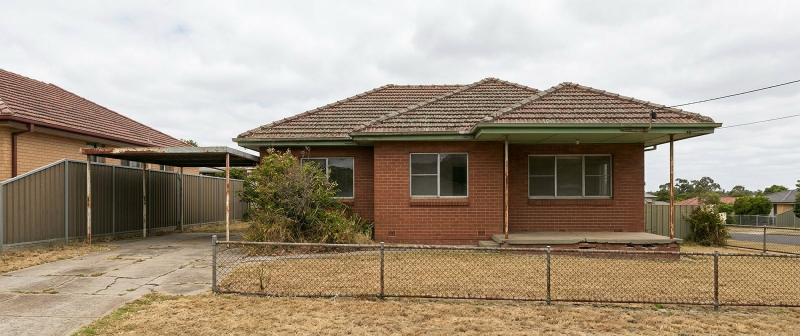
#> input picture assets/img/rb-a-old-house.jpg, 1600 x 672 px (shown at 1/2 size)
$ python gen_rebuild_video.py
#> lines starting #> are read from the running program, lines starting #| are printed output that depends on the picture
"""Knockdown-rebuild hero video, generated as two controlled segments.

    seg1  old lowset brick-and-tile  ->  cleared block   (demolition)
    seg2  cleared block              ->  their REAL photo (assembly)

Two segments rather than one, because a single clip asked to demolish AND
rebuild spends its whole budget on the transition and lands nowhere. Each
segment here has a fixed start and end frame, so the story beats are exact
and segment 2 is guaranteed to converge on the real house.
"""
import pathlib, urllib.request
from PIL import Image
import fal_client

ROOT = pathlib.Path(__file__).resolve().parents[1]
IMG = ROOT / "assets" / "img"
VID = ROOT / "assets" / "video"
VID.mkdir(parents=True, exist_ok=True)

FRAME_A = IMG / "rb-a-old-house.jpg"
FRAME_B = IMG / "rb-b-cleared.jpg"
REAL = IMG / "home-slide011607.jpg"
FRAME_C = IMG / "rb-c-real.jpg"

MODEL = "fal-ai/kling-video/v3/pro/image-to-video"

DEMO_PROMPT = (
    "Locked-off wide shot, camera does not move. The small old brick-and-tile house "
    "is demolished in front of us: roof tiles slide and collapse inward, the timber "
    "roof frame folds down, the brick walls crumble and topple in on themselves in a "
    "billowing cloud of grey dust, the carport buckles and drops. The rubble is then "
    "cleared away and the ground is levelled to bare sandy earth, the chain-wire fence "
    "comes down, and a clean new concrete slab is revealed. Dust drifts across frame "
    "and settles. Photorealistic construction documentary footage, overcast daylight, "
    "no people, no text."
)

BUILD_PROMPT = (
    "Locked-off wide shot, camera does not move. A new two-storey white weatherboard "
    "home assembles itself on the empty slab, piece by piece, like precision machinery. "
    "In sequence: timber wall frames fly in from off screen and lock upright onto the "
    "slab; floor joists and the upper storey frame snap into place above them; white "
    "weatherboard cladding panels slide in and click flat onto the frames; pale grey "
    "Colorbond roof sheets sweep in and lock together across the rafters; windows and "
    "plantation shutters drop into their openings; the porch posts, gable and front "
    "door swing into position; white picket fence palings fly in one after another "
    "along the front boundary; finally the concrete driveway, green lawn and a small "
    "tree drop into place. Components arrive fast and precise and click into position, "
    "faint dust puffs at each connection. Photorealistic architectural visualisation, "
    "clearing to bright blue sky with white clouds, no people, no machinery, no text."
)

NEGATIVE = (
    "blur, distortion, low quality, text, watermark, logo, people, workers, cars, "
    "camera shake, camera movement, warping geometry, melting architecture, "
    "changing camera angle"
)


def normalise():
    """All three frames must share one size for start/end pairing."""
    a = Image.open(FRAME_A)
#> a is the input picture: PIL image 1600x672 RGB; mean R, G, B 164.5, 150.7, 132.5
    size = a.size
#> size = (1600, 672)
    for src, dst in [(REAL, FRAME_C)]:
        im = Image.open(src).convert("RGB")
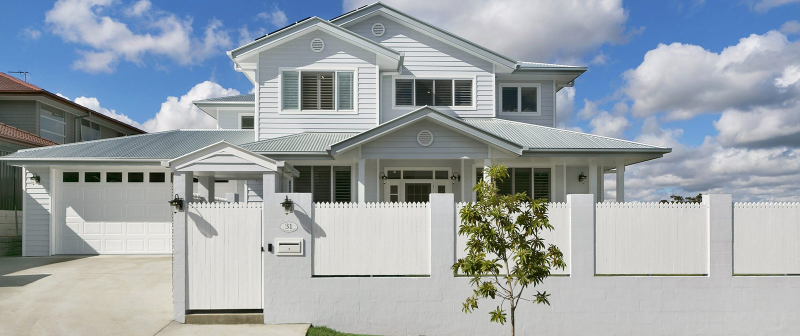
#> input picture assets/img/home-slide011607.jpg, 1600 x 672 px (shown at 1/2 size)
#> im is the input picture: PIL image 1600x672 RGB; mean R, G, B 156.3, 164.3, 169.8
        if im.size != size:
            im = im.resize(size, Image.LANCZOS)
        im.save(dst, quality=95)
    b = Image.open(FRAME_B)
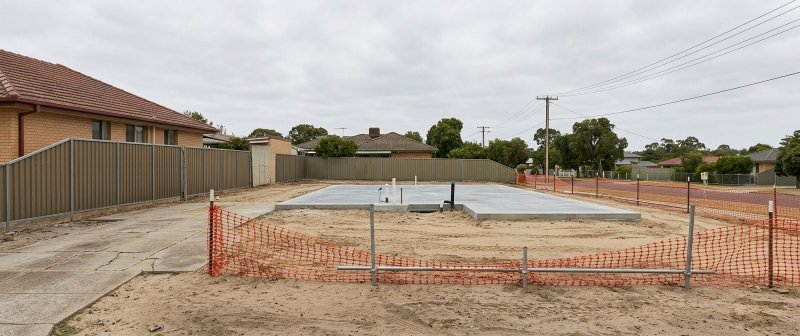
#> input picture assets/img/rb-b-cleared.jpg, 1600 x 672 px (shown at 1/2 size)
#> b is the input picture: PIL image 1600x672 RGB; mean R, G, B 173.3, 159.2, 145.6
    if b.size != size:
        b.convert("RGB").resize(size, Image.LANCZOS).save(FRAME_B, quality=95)
    print("frames normalised to", size)
#| frames normalised to (1600, 672)


def segment(start: pathlib.Path, end: pathlib.Path, prompt: str,
            duration: str, out: pathlib.Path):
    if out.exists():
        print("skip", out.name)
        return
    res = fal_client.subscribe(
        MODEL,
        arguments={
            "start_image_url": fal_client.upload_file(str(start)),
            "end_image_url": fal_client.upload_file(str(end)),
            "prompt": prompt,
            "negative_prompt": NEGATIVE,
            "duration": duration,
            "generate_audio": False,
            "cfg_scale": 0.5,
        },
        with_logs=False,
    )
    urllib.request.urlretrieve(res["video"]["url"], out)
    print("saved", out.name, out.stat().st_size, "bytes")


if __name__ == "__main__":
    normalise()
    segment(FRAME_A, FRAME_B, DEMO_PROMPT, "5", VID / "rb-seg1-demo.mp4")
#> (the call stopped at in segment, `res = fal_client.subscribe( MODEL, arguments={ "start_image_url": fal_..`: fal_client is not available in this run)
    segment(FRAME_B, FRAME_C, BUILD_PROMPT, "10", VID / "rb-seg2-build.mp4")
#> (the call stopped at in segment, `res = fal_client.subscribe( MODEL, arguments={ "start_image_url": fal_..`: fal_client is not available in this run)
    print("done")
